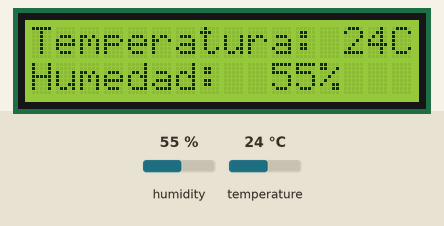
A sketch run on a simulated Arduino Uno, built with avr-gcc and run on an emulated ATmega328P. Shown: 16×2 character LCD. Inputs (shaded band) come from the test bench; at power-on: humidity 55 %, temperature 24 °C.

Above: at 1.2 s.
1.3 s: humidity set to 22 %
At 3.1 s:
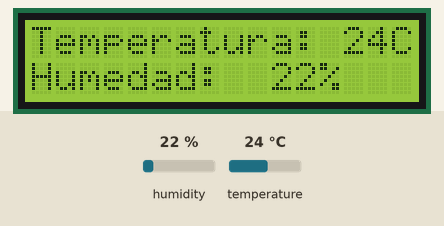
4.0 s: temperature set to 12 °C
At 5.4 s:
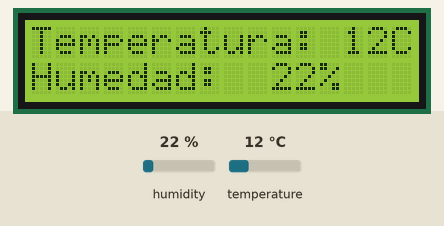
6.7 s: humidity set to 40 %
At 9.0 s:
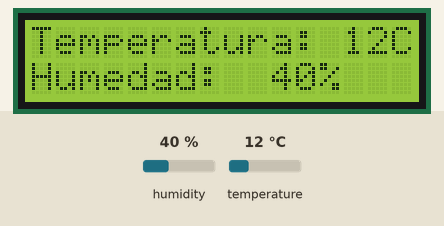
9.6 s: temperature set to 19 °C
At 11.3 s:
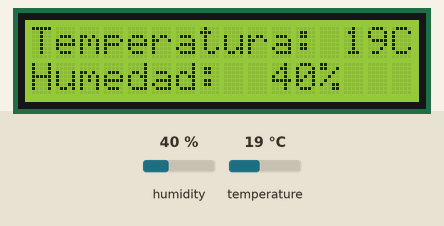
Timing chart, 0 to 12.8 s (numbered marks = the images above; inputs shaded):
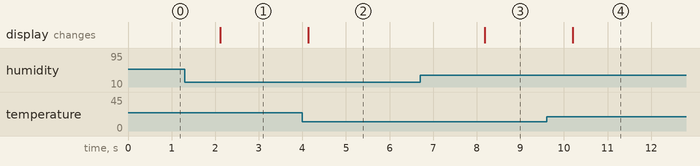

Measured:
- after the input at 1.3 s, the display: changes after 0.81 s (image 1)
- after the input at 4.0 s, the display: changes after 0.14 s (image 2)
- after the input at 6.7 s, the display: changes after 1.5 s (image 3)
- after the input at 9.6 s, the display: changes after 0.61 s (image 4)

The sketch:

Temp.ino
```cpp
#include <LiquidCrystal.h>

#include "DHT.h"   // Incluimos la librería

#define DHTPIN 2   // Definimos el valor de DHTPIN con el numero de puerto Analógico al que hayamos conectado el sensor.

#define DHTTYPE DHT11 //Definimos  el valor de DHTTYPE con el modelo del sensor

DHT sensort (DHTPIN, DHTTYPE); //Indicamos que usaremos un elemento de tipo DHT que se llamará sensort dentro de los paréntesis indicamos los valores definidos antes.

LiquidCrystal lcd(7, 8, 9, 10, 11, 12); //Define los puertos a los que conectamos la pantalla es muy importante que los pongamos en el Orden que es empezando por el pin RS.

void setup() {
sensort.begin();  // Iniciamos el sensor.

Serial.begin(9600);  //Establecemos la velocidad de transmisión

lcd.begin(16, 2);   //Definimos el tamaño de nuestra pantalla para iniciarla.
}
void loop() {
int h = sensort.readHumidity();  //Lee la humedad y la guarda en la variable h
int t= sensort.readTemperature();//Lee la temperatura y la guarda en la variable t

lcd.setCursor(0,0);

lcd.print("Temperatura:");

lcd.setCursor(13,0);

lcd.print(t);//Escribe la temperatura

lcd.setCursor(15,0);

lcd.print("C");

lcd.setCursor(0,1);

lcd.print("Humedad:");

lcd.setCursor(10,1);

lcd.print(h);//Escribe la humedad

lcd.setCursor(12,1);

lcd.print("%");
}
```
